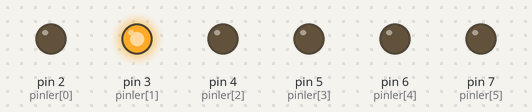
Bench run of a sketch on a simulated Arduino Uno, built with avr-gcc and run on an emulated ATmega328P. Parts: output pins drawn as LEDs (lit = HIGH).

Above: at 0.1 s.
At 0.46 s:
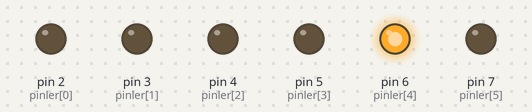
At 0.7 s:
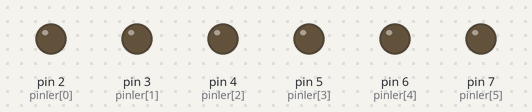
At 1.18 s:
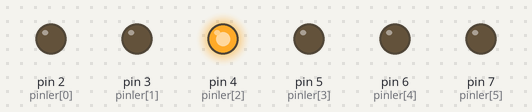
At 2.25 s:
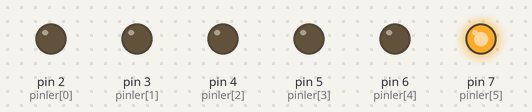
At 3.22 s:
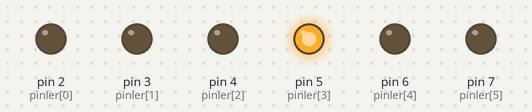
Timing chart, 0 to 3.5 s (numbered marks = the images above):
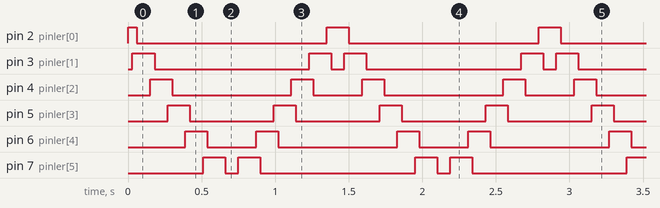

Measured:
- by itself, pin 2 (pinler[0]): repeats every 1.4 s: LOW 1.3 s, HIGH 0.15 s
- by itself, pin 3 (pinler[1]): repeats every 1.4 s: LOW 1.1 s, HIGH 0.15 s, LOW 0.09 s, HIGH 0.15 s
- by itself, pin 4 (pinler[2]): repeats every 1.4 s: LOW 0.81 s, HIGH 0.15 s, LOW 0.33 s, HIGH 0.15 s
- by itself, pin 5 (pinler[3]): alternates HIGH for 0.15 s and LOW for 0.57 s
- by itself, pin 6 (pinler[4]): repeats every 1.4 s: LOW 0.33 s, HIGH 0.15 s, LOW 0.81 s, HIGH 0.15 s
- by itself, pin 7 (pinler[5]): repeats every 1.4 s: LOW 0.09 s, HIGH 0.15 s, LOW 1.1 s, HIGH 0.15 s

The sketch:

karasimsek.ino
```cpp
int pinler [] = {2,3,4,5,6,7};


void setup() {
  // put your setup code here, to run once:
for(int i=0;i<6;i++)
  {
    pinMode(pinler[i],OUTPUT);

  }
}

void loop() {
  // put your main code here, to run repeatedly:
  for(int i=0;i<6;i++)
  {
   digitalWrite(pinler[i],HIGH);
   delay(30);
   digitalWrite(pinler[i+1],HIGH);
   delay(30);
   digitalWrite(pinler[i],LOW);
   delay(60);
  }
  for(int i=6;i>0;i--)
  {
   digitalWrite(pinler[i],HIGH);
   delay(30);
   digitalWrite(pinler[i-1],HIGH);
   delay(30);
   digitalWrite(pinler[i],LOW);
   delay(60);
  }
}
```
